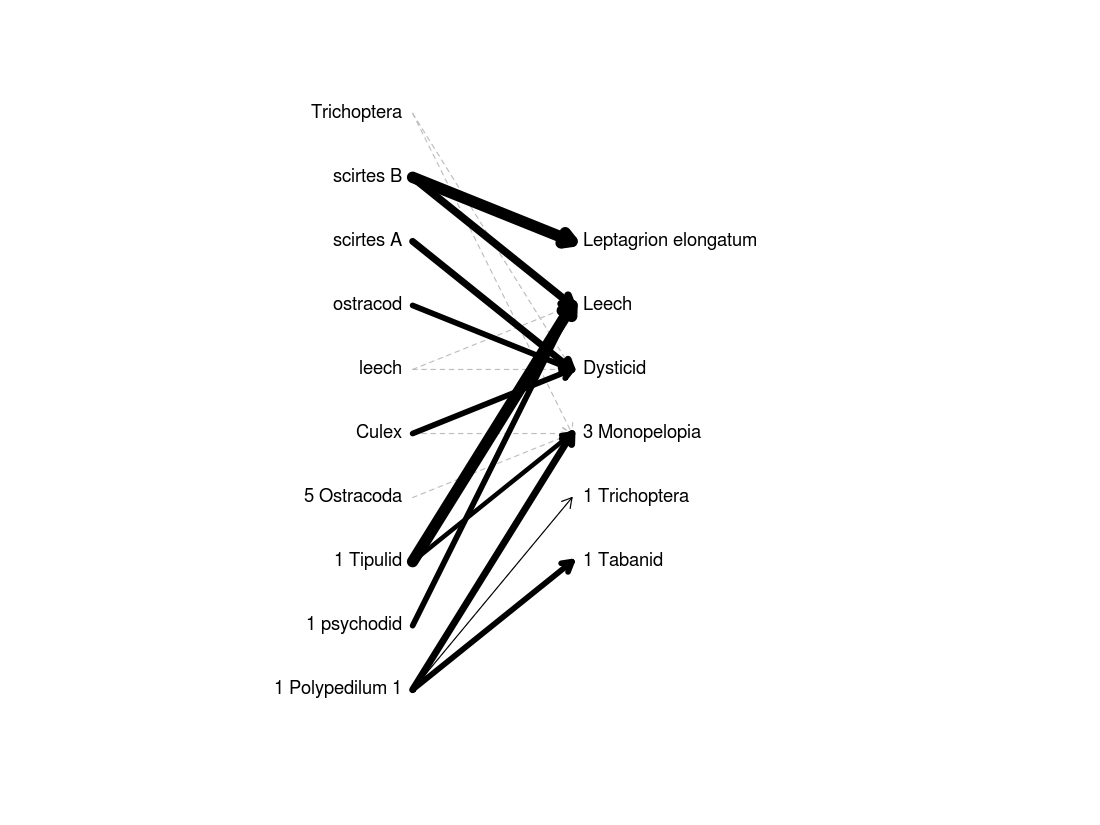

Here is the R script that generated this plot:
##Graphing the Foodweb
## by Andrew MacDonald

measured <- read.csv("measured.predators.csv")
preds <- read.csv("other.predators.csv")
preds <- preds[,-7]                              #drop comments
lepts <- read.csv("../Leptagrion/lept.csv")

source("foodweb.fn.R")
source("../general.R")

## make the lepts dataframe more managable
lepts <- with(lepts,
              data.frame(predator=Number,
                         predator.sp.lept=Sp.,body=Measuring..body.,
                         tail=Measuring..tail.))

measured.lept <- merge(measured,lepts,all.x=T)


# rename the awkward column

names(measured.lept)[which(names(measured.lept)=="Eaten.or.not..1...eaten")] <- "eaten"

#now combine the predator names from both datasets

names(measured.lept)

one <- with(measured.lept,as.character(predator.sp.))
two <- with(measured.lept,as.character(predator.sp.lept))

#one[which(one=="")] <- NA

new <- character(length=length(one))

new[which(one!="")] <- one[which(one!="")]
new[which(!is.na(two))] <- two[which(!is.na(two))]

new[which(new=="1 Leech "|new=="leech")] <- "Leech"

new[which(new=="elongatum"|new=="Leptagrion elongatum "|new=="leptagrion elongatum")] <- "Leptagrion elongatum"

new[which(new=="andromache")] <- "Leptagrion andromache"

new[which(new=="tan")] <- "Leptagrion 'tan'"

new[which(new=="small")] <- "Leptagrion small"

new[which(new=="green Tabanid"|new=="leech")] <- "Green Tabanid"

measured.lept$Predator <- as.factor(new)

#make an assumption about the fate of uneaten animals:
measured.lept$eaten[which(measured.lept$eaten!="0"&measured.lept$eaten!="1")]<- 0 
#in other words, if it didn't get eaten it doesn't count as eaten
measured.lept$eaten <- factor(measured.lept$eaten)
measured.lept$eaten <- as.numeric(measured.lept$eaten)-1  #lazy trick to convert to numbers

## and now for the Prey variable

prey.mes <- as.character(measured.lept$Prey)

prey.mes[which(prey.mes=="1 Tipulid "|prey.mes=="tipulid"|prey.mes=="1 Tipulid")] <- "Tipulid"

prey.mes[which(prey.mes=="1 polypedilum 2")] <- "1 Polypedilum 2"

prey.mes[which(prey.mes=="1 Scirtes A"|prey.mes=="scirtid A")] <- "Scirtes A"

prey.mes[which(prey.mes=="Leptagrion elongatum ")] <- "Leptagrion elongatum"

prey.mes[which(prey.mes=="1 Psychodid "|prey.mes=="1 psychodid ")] <- "Psychodid"

prey.mes[which(prey.mes=="1 Polypedilum 2")] <- "Polypedilum 2"

measured.lept$Prey <- factor(prey.mes)

## predators in this dataset
with(measured,table(sp))

## we seem to be missing species names for 211, 212, 218 and 220

## add these

## ignorning for the moment about the size, add these together within predatorxprey combo

## then combine with unmeasured predators

## position two columns - a predator and a prey - and draw lines between them.

## lets just try something simple

## for the purpose of plotting, consider the following simplifications:

pred.char <- as.character(preds$Predator)
pred.char[which(preds$Predator=="1 Leech "|preds$Predator=="leech")] <- "Leech"
preds$Predator <- factor(pred.char)


prey.char <- as.character(preds$Prey)
prey.char[which(preds$Prey=="tricoptera"|preds$Prey=="1 Trichoptera")] <- "Trichoptera"
prey.char[which(preds$Prey=="culex"|preds$Prey=="1 Culex")] <- "Culex"
preds$Prey <- factor(prey.char)

preds$eaten <- preds[,"N..trials.with.eaten.prey"]/preds[,"N..trials"]

picture(preds)


  ## editing the measured.lept dataset

### count the number of trials of each pair and sum successes
 
from.measured <- with(measured.lept,aggregate(eaten,
                                              by=list(Predator=Predator,Prey=Prey),
                                              FUN=function(x) sum(x)/length(x)
                                              )
                      )

names(from.measured)[which(names(from.measured)=="x")] <- "eaten"

picture(from.measured)

#now we have two separate ones - but I want to put them together!!

Predator <- c(as.character(preds$Predator),
              as.character(from.measured$Predator))

Predator[which(Predator=="tabanid"|Predator=="1 Tabanid")] <- "Tabanid"

Prey <- c(as.character(preds$Prey),
          as.character(from.measured$Prey))

Prey[which(Prey=="1 Monopelopia ")] <- "1 Monopelopia"

Prey[which(Prey=="1 Tipulid")] <- "Tipulid"

Prey[which(Prey=="scirtes B"|Prey=="1 Scirtes B")] <- "Scirtes B"

Prey[which(Prey=="scirtes A")] <- "Scirtes A"

Prey[which(Prey=="ostracod"|Prey=="5 Ostracoda")] <- "Ostracod"

Prey[which(Prey=="1 Culex")] <- "Culex"

Prey[which(Prey=="1 Leech"|Prey=="leech")] <- "Leech"

Prey[which(Prey=="1 Trichoptera")] <- "Trichoptera"

Prey[which(Prey=="1 psychodid")] <- "Psychodid"

eaten <- c(preds$eaten,from.measured$eaten)

feeding <- data.frame(Predator,Prey,eaten)
feeding <- subset(feeding,feeding$Predator!="")
feeding$Predator <- factor(feeding$Predator)          #removes unwanted factor levels


pngPPT("Cardoso food web.png")
picture(feeding)
dev.off()

feeding$lept <- factor(c("not","lept")[(as.numeric(feeding$Predator==levels(feeding$Predator)[6]|
                                                   feeding$Predator==levels(feeding$Predator)[7]|
                                                   feeding$Predator==levels(feeding$Predator)[8]|
                                                   feeding$Predator==levels(feeding$Predator)[9])
                                        +1)
                                       ]
                       )

test <- subset(feeding,feeding$lept=="not")
test$Predator <- factor(test$Predator)
test$Prey <- factor(test$Prey)

pngPPT("non.lept.png")
picture(test,spread=2)
dev.off()

test1 <- subset(feeding,feeding$lept=="lept")
test1$Predator <- factor(test1$Predator)
test1$Prey <- factor(test1$Prey)

pngPPT("lept.png")
picture(test1,spread=3)
dev.off()
